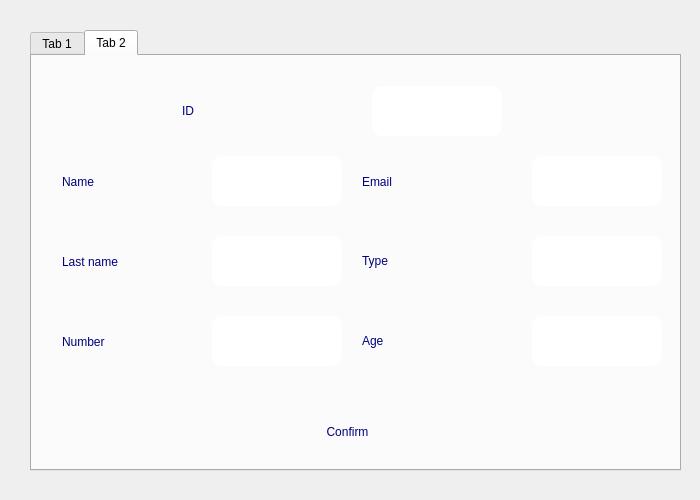
<?xml version="1.0" encoding="UTF-8"?>
<ui version="4.0">
 <class>edit_client</class>
 <widget class="QDialog" name="edit_client">
  <property name="geometry">
   <rect>
    <x>0</x>
    <y>0</y>
    <width>700</width>
    <height>500</height>
   </rect>
  </property>
  <property name="windowTitle">
   <string>Dialog</string>
  </property>
  <property name="styleSheet">
   <string notr="true">background-image: url(:/back2.png);</string>
  </property>
  <widget class="QTabWidget" name="tabWidget">
   <property name="geometry">
    <rect>
     <x>30</x>
     <y>30</y>
     <width>651</width>
     <height>441</height>
    </rect>
   </property>
   <property name="currentIndex">
    <number>1</number>
   </property>
   <widget class="QWidget" name="Verification">
    <attribute name="title">
     <string>Tab 1</string>
    </attribute>
    <widget class="QLineEdit" name="lineEdit_enter_id">
     <property name="geometry">
      <rect>
       <x>180</x>
       <y>140</y>
       <width>271</width>
       <height>41</height>
      </rect>
     </property>
    </widget>
    <widget class="QPushButton" name="pushButton_confirm_verification">
     <property name="geometry">
      <rect>
       <x>250</x>
       <y>300</y>
       <width>121</width>
       <height>31</height>
      </rect>
     </property>
     <property name="styleSheet">
      <string notr="true">border-radius : 10px ;
font: 14pt &quot;MS Shell Dlg 2&quot;;
color: rgb(0, 0, 127);</string>
     </property>
     <property name="text">
      <string>Confirm</string>
     </property>
    </widget>
   </widget>
   <widget class="QWidget" name="Edit">
    <attribute name="title">
     <string>Tab 2</string>
    </attribute>
    <widget class="QLabel" name="label">
     <property name="geometry">
      <rect>
       <x>30</x>
       <y>100</y>
       <width>131</width>
       <height>51</height>
      </rect>
     </property>
     <property name="styleSheet">
      <string notr="true">border-radius : 10px ;
font: 14pt &quot;MS Shell Dlg 2&quot;;
color: rgb(0, 0, 127);
</string>
     </property>
     <property name="text">
      <string>Name</string>
     </property>
    </widget>
    <widget class="QLabel" name="label_2">
     <property name="geometry">
      <rect>
       <x>30</x>
       <y>180</y>
       <width>131</width>
       <height>51</height>
      </rect>
     </property>
     <property name="styleSheet">
      <string notr="true">border-radius : 10px ;
color: rgb(0, 0, 127);
font: 14pt &quot;MS Shell Dlg 2&quot;;</string>
     </property>
     <property name="text">
      <string>Last name</string>
     </property>
    </widget>
    <widget class="QLabel" name="label_3">
     <property name="geometry">
      <rect>
       <x>30</x>
       <y>260</y>
       <width>131</width>
       <height>51</height>
      </rect>
     </property>
     <property name="styleSheet">
      <string notr="true">border-radius : 10px ;
color: rgb(0, 0, 127);
font: 14pt &quot;MS Shell Dlg 2&quot;;</string>
     </property>
     <property name="text">
      <string>Number</string>
     </property>
    </widget>
    <widget class="QLabel" name="label_4">
     <property name="geometry">
      <rect>
       <x>330</x>
       <y>100</y>
       <width>130</width>
       <height>51</height>
      </rect>
     </property>
     <property name="styleSheet">
      <string notr="true">border-radius : 10px ;
color: rgb(0, 0, 127);
font: 14pt &quot;MS Shell Dlg 2&quot;;</string>
     </property>
     <property name="text">
      <string>Email</string>
     </property>
    </widget>
    <widget class="QLabel" name="label_5">
     <property name="geometry">
      <rect>
       <x>330</x>
       <y>180</y>
       <width>130</width>
       <height>50</height>
      </rect>
     </property>
     <property name="styleSheet">
      <string notr="true">border-radius : 10px ;
color: rgb(0, 0, 127);
font: 14pt &quot;MS Shell Dlg 2&quot;;</string>
     </property>
     <property name="text">
      <string>Type</string>
     </property>
    </widget>
    <widget class="QLabel" name="label_6">
     <property name="geometry">
      <rect>
       <x>330</x>
       <y>260</y>
       <width>131</width>
       <height>50</height>
      </rect>
     </property>
     <property name="styleSheet">
      <string notr="true">border-radius : 10px ;
color: rgb(0, 0, 127);
font: 14pt &quot;MS Shell Dlg 2&quot;;</string>
     </property>
     <property name="text">
      <string>Age</string>
     </property>
    </widget>
    <widget class="QPushButton" name="confirm_edit">
     <property name="geometry">
      <rect>
       <x>250</x>
       <y>350</y>
       <width>131</width>
       <height>51</height>
      </rect>
     </property>
     <property name="styleSheet">
      <string notr="true">border-radius : 10px ;
color: rgb(0, 0, 127);
font: 14pt &quot;MS Shell Dlg 2&quot;;</string>
     </property>
     <property name="text">
      <string>Confirm</string>
     </property>
    </widget>
    <widget class="QLineEdit" name="lineEdit_name_edit">
     <property name="geometry">
      <rect>
       <x>180</x>
       <y>100</y>
       <width>130</width>
       <height>50</height>
      </rect>
     </property>
     <property name="styleSheet">
      <string notr="true">border-radius : 10px ;
color: rgb(0, 0, 127);
font: 14pt &quot;MS Shell Dlg 2&quot;;</string>
     </property>
    </widget>
    <widget class="QLineEdit" name="lineEdit_lastname_edit">
     <property name="geometry">
      <rect>
       <x>180</x>
       <y>180</y>
       <width>130</width>
       <height>50</height>
      </rect>
     </property>
     <property name="styleSheet">
      <string notr="true">border-radius : 10px ;
color: rgb(0, 0, 127);
font: 14pt &quot;MS Shell Dlg 2&quot;;</string>
     </property>
    </widget>
    <widget class="QLineEdit" name="lineEdit_number_edit">
     <property name="geometry">
      <rect>
       <x>180</x>
       <y>260</y>
       <width>130</width>
       <height>50</height>
      </rect>
     </property>
     <property name="styleSheet">
      <string notr="true">border-radius : 10px ;
color: rgb(0, 0, 127);
font: 14pt &quot;MS Shell Dlg 2&quot;;</string>
     </property>
    </widget>
    <widget class="QLineEdit" name="lineEdit_email_edit">
     <property name="geometry">
      <rect>
       <x>500</x>
       <y>100</y>
       <width>130</width>
       <height>50</height>
      </rect>
     </property>
     <property name="styleSheet">
      <string notr="true">border-radius : 10px ;
color: rgb(0, 0, 127);
font: 14pt &quot;MS Shell Dlg 2&quot;;</string>
     </property>
    </widget>
    <widget class="QLineEdit" name="lineEdit_type_edit">
     <property name="geometry">
      <rect>
       <x>500</x>
       <y>180</y>
       <width>130</width>
       <height>50</height>
      </rect>
     </property>
     <property name="styleSheet">
      <string notr="true">border-radius : 10px ;
color: rgb(0, 0, 127);
font: 14pt &quot;MS Shell Dlg 2&quot;;</string>
     </property>
    </widget>
    <widget class="QLineEdit" name="lineEdit_age_edit">
     <property name="geometry">
      <rect>
       <x>500</x>
       <y>260</y>
       <width>130</width>
       <height>50</height>
      </rect>
     </property>
     <property name="styleSheet">
      <string notr="true">border-radius : 10px ;
color: rgb(0, 0, 127);
font: 14pt &quot;MS Shell Dlg 2&quot;;</string>
     </property>
    </widget>
    <widget class="QLabel" name="label_7">
     <property name="geometry">
      <rect>
       <x>150</x>
       <y>30</y>
       <width>130</width>
       <height>50</height>
      </rect>
     </property>
     <property name="styleSheet">
      <string notr="true">border-radius : 10px ;
font: 14pt &quot;MS Shell Dlg 2&quot;;
color: rgb(0, 0, 127);
</string>
     </property>
     <property name="text">
      <string>ID</string>
     </property>
    </widget>
    <widget class="QLineEdit" name="lineEdit_id_edit">
     <property name="geometry">
      <rect>
       <x>340</x>
       <y>30</y>
       <width>130</width>
       <height>50</height>
      </rect>
     </property>
     <property name="styleSheet">
      <string notr="true">border-radius : 10px ;
font: 14pt &quot;MS Shell Dlg 2&quot;;
color: rgb(0, 0, 127);
</string>
     </property>
    </widget>
   </widget>
  </widget>
 </widget>
 <resources/>
 <connections/>
</ui>
